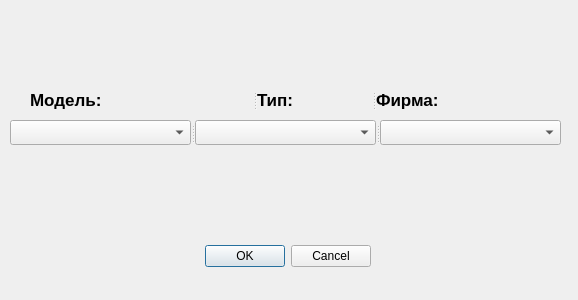
<?xml version="1.0" encoding="UTF-8"?>
<ui version="4.0">
 <class>DialogSearch</class>
 <widget class="QDialog" name="DialogSearch">
  <property name="geometry">
   <rect>
    <x>0</x>
    <y>0</y>
    <width>578</width>
    <height>300</height>
   </rect>
  </property>
  <property name="windowTitle">
   <string>Dialog</string>
  </property>
  <widget class="QDialogButtonBox" name="buttonBox">
   <property name="geometry">
    <rect>
     <x>30</x>
     <y>240</y>
     <width>341</width>
     <height>32</height>
    </rect>
   </property>
   <property name="orientation">
    <enum>Qt::Horizontal</enum>
   </property>
   <property name="standardButtons">
    <set>QDialogButtonBox::Cancel|QDialogButtonBox::Ok</set>
   </property>
  </widget>
  <widget class="QSplitter" name="splitter">
   <property name="geometry">
    <rect>
     <x>30</x>
     <y>90</y>
     <width>541</width>
     <height>20</height>
    </rect>
   </property>
   <property name="orientation">
    <enum>Qt::Horizontal</enum>
   </property>
   <widget class="QLabel" name="label_3">
    <property name="font">
     <font>
      <pointsize>13</pointsize>
      <bold>true</bold>
     </font>
    </property>
    <property name="text">
     <string>Модель:</string>
    </property>
   </widget>
   <widget class="QLabel" name="label">
    <property name="font">
     <font>
      <pointsize>13</pointsize>
      <bold>true</bold>
     </font>
    </property>
    <property name="text">
     <string>Тип:</string>
    </property>
   </widget>
   <widget class="QLabel" name="label_2">
    <property name="font">
     <font>
      <pointsize>13</pointsize>
      <bold>true</bold>
     </font>
    </property>
    <property name="text">
     <string>Фирма:</string>
    </property>
   </widget>
  </widget>
  <widget class="QSplitter" name="splitter_2">
   <property name="geometry">
    <rect>
     <x>10</x>
     <y>120</y>
     <width>551</width>
     <height>25</height>
    </rect>
   </property>
   <property name="orientation">
    <enum>Qt::Horizontal</enum>
   </property>
   <widget class="QComboBox" name="comboBox"/>
   <widget class="QComboBox" name="comboBox_2"/>
   <widget class="QComboBox" name="comboBox_3"/>
  </widget>
 </widget>
 <resources/>
 <connections>
  <connection>
   <sender>buttonBox</sender>
   <signal>accepted()</signal>
   <receiver>DialogSearch</receiver>
   <slot>accept()</slot>
   <hints>
    <hint type="sourcelabel">
     <x>248</x>
     <y>254</y>
    </hint>
    <hint type="destinationlabel">
     <x>157</x>
     <y>274</y>
    </hint>
   </hints>
  </connection>
  <connection>
   <sender>buttonBox</sender>
   <signal>rejected()</signal>
   <receiver>DialogSearch</receiver>
   <slot>reject()</slot>
   <hints>
    <hint type="sourcelabel">
     <x>316</x>
     <y>260</y>
    </hint>
    <hint type="destinationlabel">
     <x>286</x>
     <y>274</y>
    </hint>
   </hints>
  </connection>
 </connections>
</ui>
